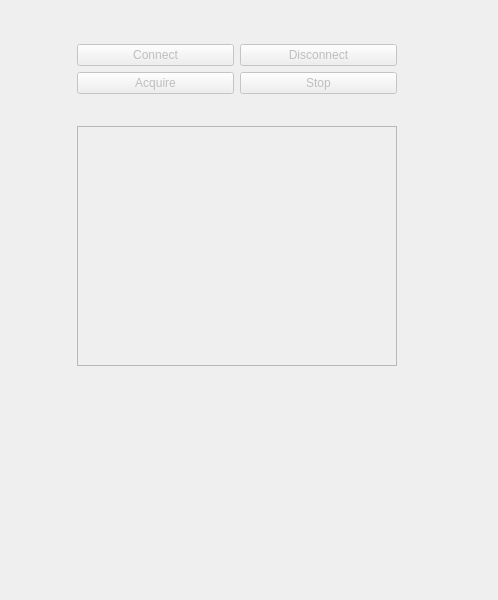
<?xml version="1.0" encoding="UTF-8"?>
<ui version="4.0">
 <class>Vision</class>
 <widget class="QWidget" name="Vision">
  <property name="enabled">
   <bool>false</bool>
  </property>
  <property name="geometry">
   <rect>
    <x>0</x>
    <y>0</y>
    <width>498</width>
    <height>600</height>
   </rect>
  </property>
  <property name="windowTitle">
   <string>Form</string>
  </property>
  <layout class="QGridLayout" name="gridLayout">
   <item row="1" column="3">
    <widget class="QPushButton" name="btnDisconnect">
     <property name="text">
      <string>Disconnect</string>
     </property>
    </widget>
   </item>
   <item row="2" column="3">
    <widget class="QPushButton" name="btnStop">
     <property name="text">
      <string>Stop</string>
     </property>
    </widget>
   </item>
   <item row="0" column="0" rowspan="5" colspan="2">
    <spacer name="horizontalSpacer">
     <property name="orientation">
      <enum>Qt::Horizontal</enum>
     </property>
     <property name="sizeHint" stdset="0">
      <size>
       <width>60</width>
       <height>355</height>
      </size>
     </property>
    </spacer>
   </item>
   <item row="4" column="2" colspan="2">
    <widget class="QGraphicsView" name="graphicsVideo">
     <property name="enabled">
      <bool>false</bool>
     </property>
     <property name="sizePolicy">
      <sizepolicy hsizetype="Fixed" vsizetype="Fixed">
       <horstretch>0</horstretch>
       <verstretch>0</verstretch>
      </sizepolicy>
     </property>
     <property name="minimumSize">
      <size>
       <width>320</width>
       <height>240</height>
      </size>
     </property>
     <property name="lineWidth">
      <number>2</number>
     </property>
    </widget>
   </item>
   <item row="0" column="4" rowspan="5">
    <spacer name="horizontalSpacer_2">
     <property name="orientation">
      <enum>Qt::Horizontal</enum>
     </property>
     <property name="sizeHint" stdset="0">
      <size>
       <width>82</width>
       <height>355</height>
      </size>
     </property>
    </spacer>
   </item>
   <item row="2" column="2">
    <widget class="QPushButton" name="btnAcquire">
     <property name="text">
      <string>Acquire</string>
     </property>
    </widget>
   </item>
   <item row="1" column="2">
    <widget class="QPushButton" name="btnConnect">
     <property name="enabled">
      <bool>false</bool>
     </property>
     <property name="text">
      <string>Connect</string>
     </property>
    </widget>
   </item>
   <item row="5" column="2" colspan="2">
    <spacer name="verticalSpacer">
     <property name="orientation">
      <enum>Qt::Vertical</enum>
     </property>
     <property name="sizeHint" stdset="0">
      <size>
       <width>20</width>
       <height>40</height>
      </size>
     </property>
    </spacer>
   </item>
   <item row="3" column="2" colspan="2">
    <spacer name="verticalSpacer_2">
     <property name="orientation">
      <enum>Qt::Vertical</enum>
     </property>
     <property name="sizeType">
      <enum>QSizePolicy::Fixed</enum>
     </property>
     <property name="sizeHint" stdset="0">
      <size>
       <width>20</width>
       <height>20</height>
      </size>
     </property>
    </spacer>
   </item>
   <item row="0" column="2" colspan="2">
    <spacer name="verticalSpacer_3">
     <property name="orientation">
      <enum>Qt::Vertical</enum>
     </property>
     <property name="sizeType">
      <enum>QSizePolicy::Fixed</enum>
     </property>
     <property name="sizeHint" stdset="0">
      <size>
       <width>20</width>
       <height>20</height>
      </size>
     </property>
    </spacer>
   </item>
  </layout>
 </widget>
 <resources/>
 <connections/>
</ui>
